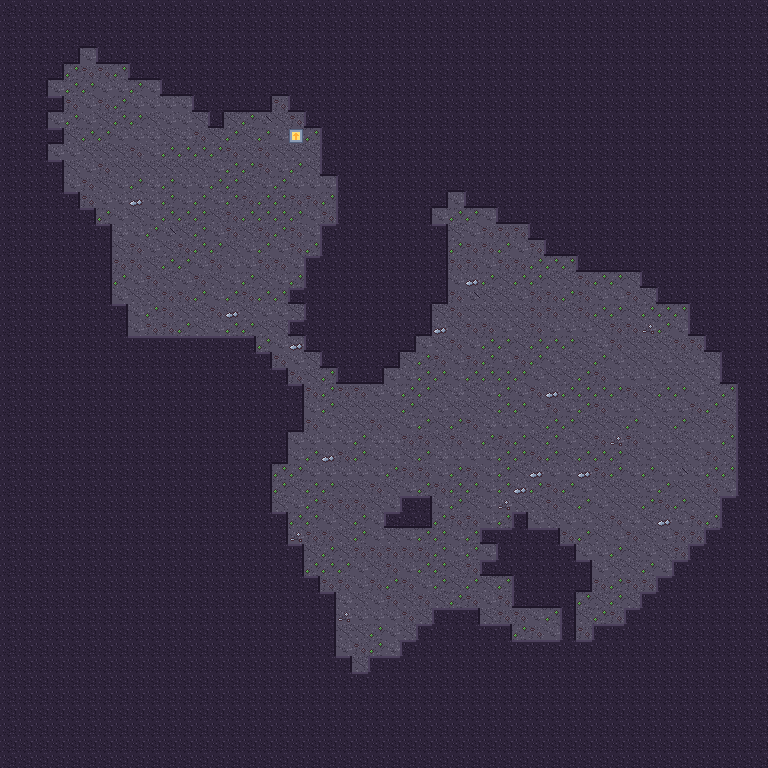

This is a level from a 2D game, rendered from its Tiled map with the project's own tilesets. A one-line summary and the map file follow, with tile-layer data summarised:
An orthogonal 48x48 tile map with 16x16 px tiles, 3 tile layers (Back, Buildings, Front).

<map version="1.4" tiledversion="1.4.2" orientation="orthogonal" renderorder="right-down" compressionlevel="0" width="48" height="48" tilewidth="16" tileheight="16" infinite="0" nextlayerid="4" nextobjectid="1">
  <properties />
  <tileset firstgid="1" name="cave" tilewidth="16" tileheight="16" tilecount="48" columns="16">
    <image source="../cave.png" width="256" height="48" />
    <tile id="1">
      <properties>
        <property name="Passable" type="string" value="F" />
      </properties>
    </tile>
    <tile id="16">
      <properties>
        <property name="Passable" type="string" value="F" />
      </properties>
    </tile>
    <tile id="17">
      <properties>
        <property name="Passable" type="string" value="F" />
      </properties>
    </tile>
    <tile id="18">
      <properties>
        <property name="Passable" type="string" value="F" />
      </properties>
    </tile>
    <tile id="19">
      <properties>
        <property name="Passable" type="string" value="F" />
      </properties>
    </tile>
    <tile id="20">
      <properties>
        <property name="Passable" type="string" value="F" />
      </properties>
    </tile>
    <tile id="21">
      <properties>
        <property name="Passable" type="string" value="F" />
      </properties>
    </tile>
    <tile id="22">
      <properties>
        <property name="Passable" type="string" value="F" />
      </properties>
    </tile>
    <tile id="23">
      <properties>
        <property name="Passable" type="string" value="F" />
      </properties>
    </tile>
    <tile id="24">
      <properties>
        <property name="Passable" type="string" value="F" />
      </properties>
    </tile>
    <tile id="25">
      <properties>
        <property name="Passable" type="string" value="F" />
      </properties>
    </tile>
    <tile id="26">
      <properties>
        <property name="Passable" type="string" value="F" />
      </properties>
    </tile>
    <tile id="27">
      <properties>
        <property name="Passable" type="string" value="F" />
      </properties>
    </tile>
    <tile id="28">
      <properties>
        <property name="Passable" type="string" value="F" />
      </properties>
    </tile>
    <tile id="29">
      <properties>
        <property name="Passable" type="string" value="F" />
      </properties>
    </tile>
    <tile id="30">
      <properties>
        <property name="Passable" type="string" value="F" />
      </properties>
    </tile>
    <tile id="31">
      <properties>
        <property name="Passable" type="string" value="F" />
      </properties>
    </tile>
  </tileset>
  <layer id="1" name="Back" width="48" height="48" opacity="1" offsetx="0" offsety="0">
   <data>[2304 cells, 2304 non-empty, 9 distinct tile ids]</data>
  </layer>
  <layer id="2" name="Buildings" width="48" height="48" opacity="1" offsetx="0" offsety="0">
   <data>[2304 cells, 1581 non-empty, 14 distinct tile ids]</data>
  </layer>
  <layer id="3" name="Front" width="48" height="48" opacity="1" offsetx="0" offsety="0">
   <data>[2304 cells, 0 non-empty, 0 distinct tile ids]</data>
  </layer>
</map>
